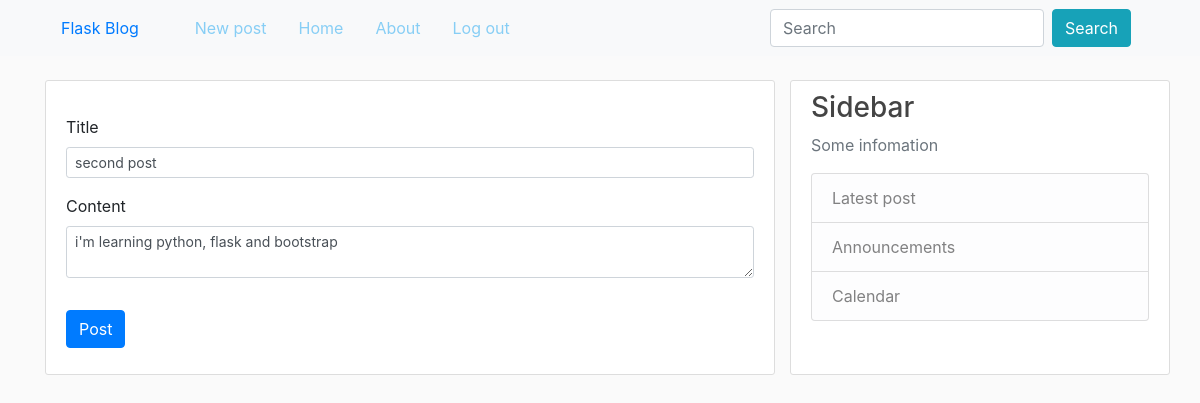
The app's page /post/2/update (signed in), older data.
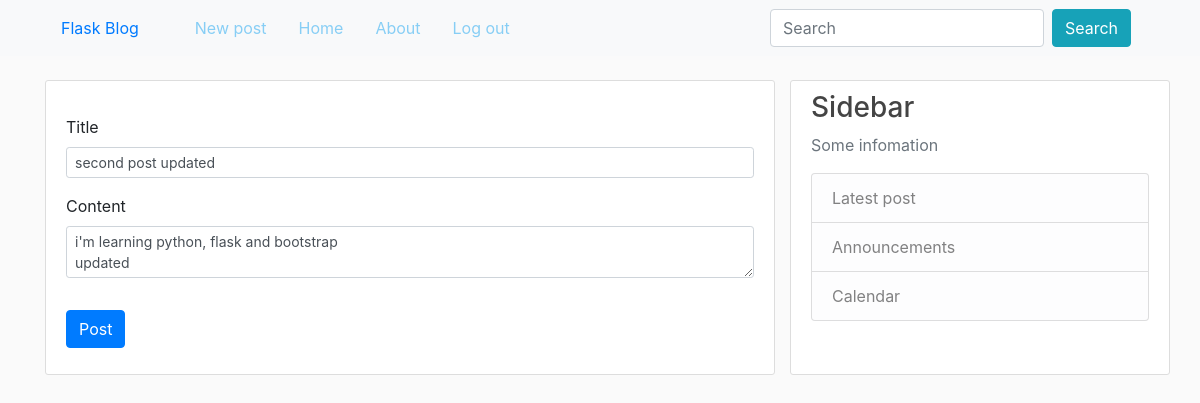
The same page, newer data.
### blog/models.py (models this page shows, shortened)
class Post(db.Model):
    id = db.Column(db.Integer, primary_key=True)
    title = db.Column(db.String(100), nullable=False)
    date_posted = db.Column(db.DateTime, nullable=False,
                            default=datetime.datetime.utcnow())
    content = db.Column(db.Text, nullable=False)
    user_id = db.Column(db.Integer, db.ForeignKey('user.id'), nullable=False)

### blog/routes.py (the view)
@app.route('/post/<int:post_id>/update', methods=['GET', 'POST'])
@login_required
def update_post(post_id):
    post = Post.query.get_or_404(post_id)
    if post.author != current_user:
        abort(404)
    form = PostForm()
    if form.validate_on_submit():
        post.title = form.title.data
        post.content = form.content.data
        db.session.commit()
        flash(f'Your post have been updated!', 'success')
        return redirect(url_for('post', post_id=post.id))
    elif request.method == 'GET':
        form.title.data = post.title
        form.content.data = post.content
    return render_template('create.html', title='Update post', form=form)

### blog/forms.py
class PostForm(FlaskForm):
    title = StringField('Title', validators=[DataRequired()])
    content = TextAreaField('Content', validators=[DataRequired()])
    submit = SubmitField('Post')

### blog/models.py (called while the page is built)
@login_manger.user_loader
def load_user(user_id):
    return User.query.get(int(user_id))

### blog/templates/create.html (shortened to what this page needs)
{% extends 'layout.html' %}
{% block content %}
    <div class="content">
        <form action="" class="needs-validation" method="POST" novalidate>
            <fieldset class="form-group">
                <div class="form-group">
                    {{ form.title.label(class="form-control-label") }}
                    {% if form.title.errors %}
                        {{ form.title(class="form-control form-control-sm is-invalid") }}
                        {% for error in form.title.errors %}
                            <span>{{ error }}</span>
                        {% endfor %}
                    {% else %}
                        {{ form.title(class="form-control form-control-sm") }}
                    {% endif %}
                </div>
                <div class="form-group">
                    {{ form.content.label(class="form-control-label") }}
                    {% if form.content.errors %}
                        {{ form.content(class="form-control form-control-sm is-invalid") }}
                        {% for error in form.content.errors %}
                            <span>{{ error }}</span>
                        {% endfor %}
                    {% else %}
                        {{ form.content(class="form-control form-control-sm") }}
                    {% endif %}
                </div>
            </fieldset>
            <div class="form-group">
                {{ form.submit(class="btn btn-primary") }}
            </div>
        </form>
    </div>
{% endblock content %}

Row changes from the older to the newer data that the page shows:
changed Post: title "second post" → "second post updated"; content "i'm learning python, flask and bootstrap" → "i'm learning python, flask and bootstrap updated"
